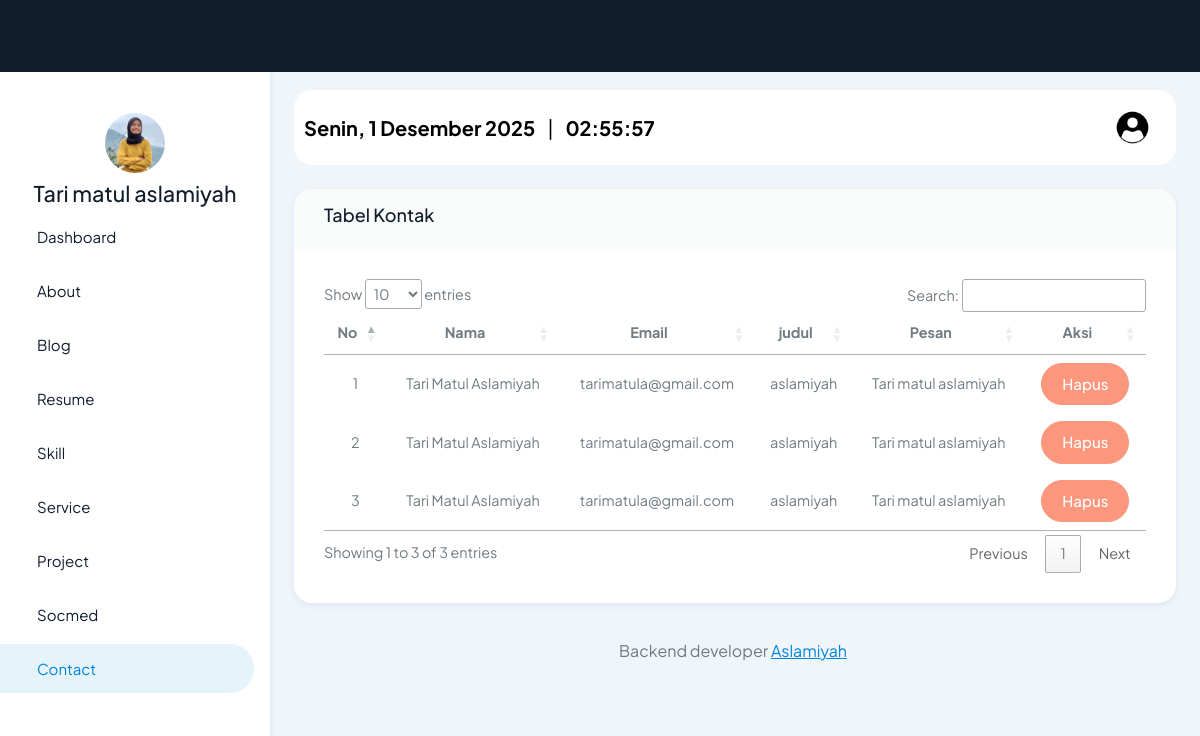
The app's page /pages/contact/index.php (signed in) with its own data.
### tables this page shows
CREATE TABLE `contacts` (
  `id` bigint NOT NULL,
  `name` varchar(255) NOT NULL,
  `email` varchar(255) NOT NULL,
  `subject` varchar(255) NOT NULL,
  `message` text NOT NULL
);

### pages/contact/index.php (the view)
<?php
include '../../partials/header.php';
include '../../partials/sidebar.php';
include '../../partials/navbar.php';
$qContacts = "SELECT * FROM contacts";
$result = mysqli_query($connect, $qContacts) or die(mysqli_error($connect));
?>
<div class="row">
    <div class="col-12">
        <div class="card">
            <div class="card-header d-flex align-items-center justify-content-between">
                <h5>Tabel Kontak</h5>
            </div>
            <div class="card-body">
                <div class="table-responsive">
                    <table class="text-center" id="datatable" class="table table-striped">
                        <thead>
                            <tr>
                                <th class="text-center">No</th>
                                <th class="text-center">Nama</th>
                                <th class="text-center">Email</th>
                                <th class="text-center">judul</th>
                                <th class="text-center">Pesan</th>
                                <th class="text-center">Aksi</th>
                            </tr>
                        </thead>
                        <tbody>
                            <?php
                            $no = 1;
                            while ($item = $result->fetch_object()):
                            ?>
                                <tr>
                                    <td class="text-center"><?= $no ?></td>
                                    <td class="text-center"><?= $item->name ?></td>
                                    <td class="text-center"><?= $item->email ?></td>
                                    <td class="text-center"><?= $item->subject ?></td>
                                    <td class="text-center"><?= $item->message ?></td>
                                    <td class="text-center">
                                        <a href="../../actions/contact/destory.php?id=<?= $item->id ?>" class="btn btn-danger" onclick="return confirm('Apakah anda yakin?')">Hapus</a>
                                    </td>
                                </tr>
                            <?php
                                $no++;
                            endwhile;
                            ?>
                        </tbody>
                    </table>
                </div>
            </div>
        </div>
    </div>
</div>
<?php
include '../../partials/footer.php';
include '../../partials/script.php';
?>

### records on screen
contacts: name "Tari Matul Aslamiyah", email "tarimatula@gmail.com", subject "aslamiyah", message "Tari matul aslamiyah"
contacts: name "Tari Matul Aslamiyah", email "tarimatula@gmail.com", subject "aslamiyah", message "Tari matul aslamiyah"
contacts: name "Tari Matul Aslamiyah", email "tarimatula@gmail.com", subject "aslamiyah", message "Tari matul aslamiyah"
